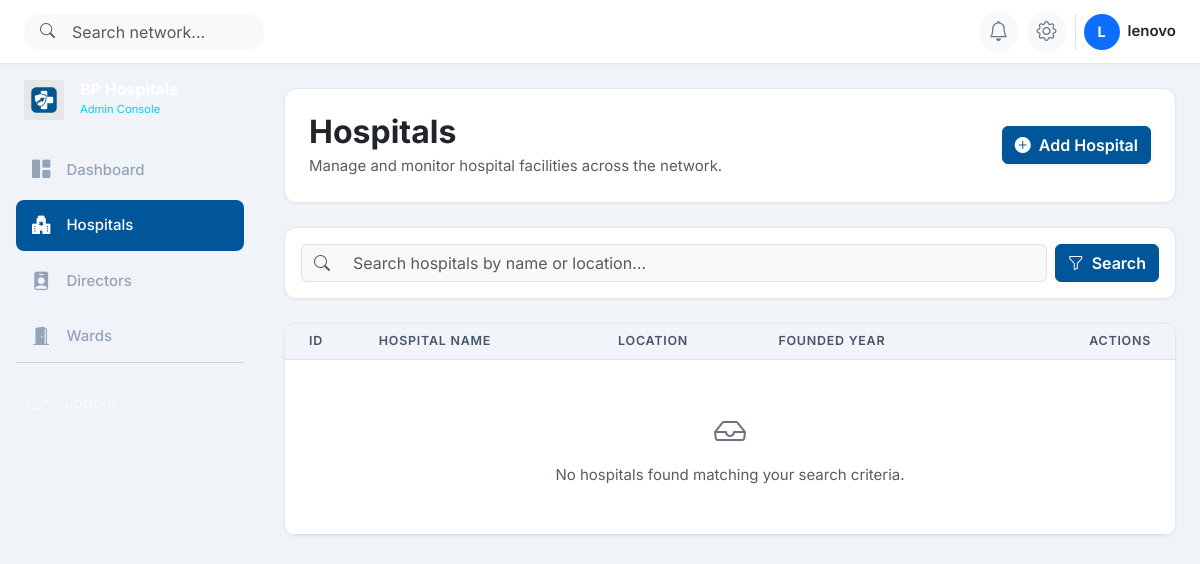
/hospitals/ (signed in), run on an earlier commit of the app's database.
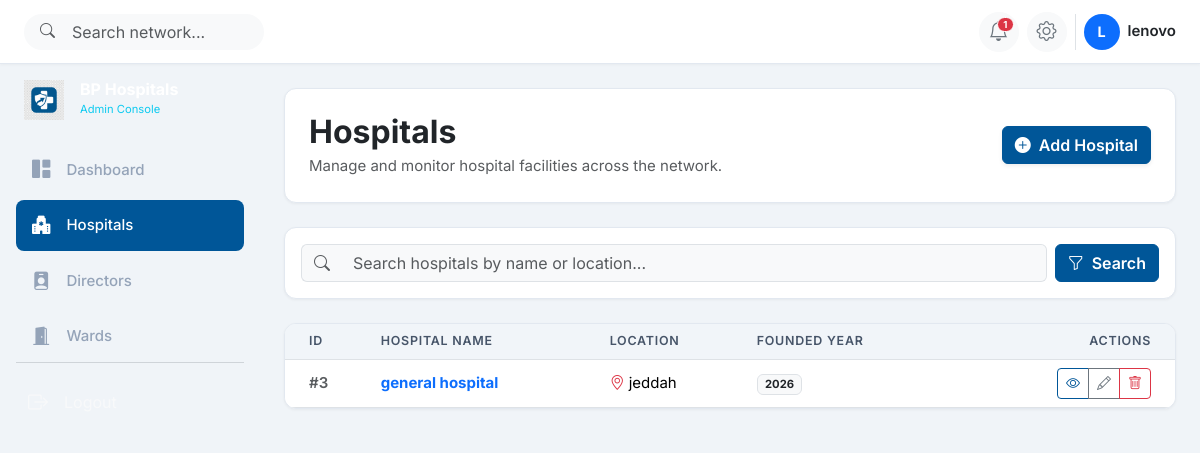
And on a later commit of the database.
### hospitals/models.py (models this page shows, shortened)
class Hospital(models.Model):
    hospital_id = models.BigAutoField(primary_key=True)
    hospital_name = models.CharField(
        max_length=200,
        unique=True,
        null=False,
        blank=False,
        verbose_name="Hospital Name",
        help_text="Unique name of the hospital facility."
    )
    location = models.CharField(
        max_length=255,
        null=False,
        blank=False,
        verbose_name="Location",
        help_text="City/Region location of the hospital."
    )
    founded_year = models.IntegerField(
        null=False,
        blank=False,
        validators=[
            MinValueValidator(1800, message="Founded year cannot be before 1800."),
            MaxValueValidator(current_year(), message="Founded year cannot be in the future.")
        ],
        verbose_name="Founded Year",
        help_text="Year the hospital was established (between 1800 and present)."
    )
    created_at = models.DateTimeField(default=timezone.now, verbose_name="Created At")
    updated_at = models.DateTimeField(auto_now=True, verbose_name="Updated At")
    class Meta:
        verbose_name = "Hospital"
        verbose_name_plural = "Hospitals"
        ordering = ['-updated_at', 'hospital_name']
        constraints = [
            CheckConstraint(
                condition=Q(founded_year__gte=1800) & Q(founded_year__lte=datetime.date.today().year),
                name="check_founded_year_valid"
            )
        ]

### hospitals/views.py (the view)
# urls.py: path('', HospitalListView.as_view(), name='hospital_list'),
class HospitalListView(LoginRequiredMixin, ListView):
    model = Hospital
    template_name = 'hospitals/hospital_list.html'
    context_object_name = 'hospitals'
    paginate_by = 5
    def get_queryset(self):
        queryset = super().get_queryset()
        query = self.request.GET.get('q')
        if query:
            queryset = queryset.filter(
                Q(hospital_name__icontains=query) | Q(location__icontains=query)
            )
        return queryset
    def get_context_data(self, **kwargs):
        context = super().get_context_data(**kwargs)
        context['search_query'] = self.request.GET.get('q', '')
        return context

### hospitals/templates/hospitals/hospital_list.html (shortened to what this page needs)
{% extends 'base.html' %}
{% block search_action %}{% url 'hospital_list' %}{% endblock %}
{% block content %}
<div class="card bp-card mb-4">
    <div class="card-body p-4 d-flex flex-column flex-sm-row justify-content-between align-items-sm-center gap-3">
        <div>
            <h2 class="fw-bold text-dark mb-1">Hospitals</h2>
            <p class="text-muted mb-0">Manage and monitor hospital facilities across the network.</p>
        </div>
        <a href="{% url 'hospital_create' %}" class="btn btn-primary d-inline-flex align-items-center gap-2 shadow-sm fw-semibold">
            <i class="bi bi-plus-circle-fill"></i> Add Hospital
        </a>
    </div>
</div>
<div class="card bp-card mb-4">
    <div class="card-body p-3">
        <form action="{% url 'hospital_list' %}" method="get" class="row g-2 align-items-center">
            <div class="col-12 col-md">
                <div class="input-group">
                    <span class="input-group-text bg-light border-end-0"><i class="bi bi-search text-muted"></i></span>
                    <input type="text" name="q" value="{{ search_query }}" placeholder="Search hospitals by name or location..." class="form-control bg-light border-start-0" />
                </div>
            </div>
            <div class="col-auto">
                <button type="submit" class="btn btn-primary fw-semibold">
                    <i class="bi bi-funnel me-1"></i> Search
                </button>
            </div>
        </form>
    </div>
</div>
<div class="card bp-card overflow-hidden">
    <div class="table-responsive">
        <table class="table table-hover align-middle mb-0">
            <thead>
                <tr>
                    <th class="ps-4">ID</th>
                    <th>Hospital Name</th>
                    <th>Location</th>
                    <th>Founded Year</th>
                    <th class="text-end pe-4">Actions</th>
                </tr>
            </thead>
            <tbody>
                {% if hospitals %}
                    {% for hospital in hospitals %}
                        <tr>
                            <td class="ps-4 fw-semibold text-muted">#{{ hospital.hospital_id }}</td>
                            <td>
                                <a href="{% url 'hospital_detail' hospital.pk %}" class="fw-bold text-primary text-decoration-none">
                                    {{ hospital.hospital_name }}
                                </a>
                            </td>
                            <td><i class="bi bi-geo-alt text-danger me-1"></i>{{ hospital.location }}</td>
                            <td><span class="badge bg-light text-dark border">{{ hospital.founded_year }}</span></td>
                            <td class="text-end pe-4">
                                <div class="btn-group btn-group-sm" role="group">
                                    <a href="{% url 'hospital_detail' hospital.pk %}" class="btn btn-outline-primary" title="View">
                                        <i class="bi bi-eye"></i>
                                    </a>
                                    <a href="{% url 'hospital_update' hospital.pk %}" class="btn btn-outline-secondary" title="Edit">
                                        <i class="bi bi-pencil"></i>
                                    </a>
                                    <a href="{% url 'hospital_delete' hospital.pk %}" class="btn btn-outline-danger" title="Delete">
                                        <i class="bi bi-trash"></i>
                                    </a>
                                </div>
                            </td>
                        </tr>
                    {% endfor %}
                {% else %}
                    <tr>
                        <td colspan="5" class="text-center py-5 text-muted">
                            <i class="bi bi-inbox fs-2 d-block mb-2 text-secondary"></i>
                            No hospitals found matching your search criteria.
                        </td>
                    </tr>
                {% endif %}
            </tbody>
        </table>
    </div>
</div>
{% endblock %}

### templates/base.html (shortened to what the changed rows need)
{% load static %}
<!DOCTYPE html>
<html lang="en">
<head>
    <link href="https://cdn.jsdelivr.net/npm/bootstrap@5.3.3/dist/css/bootstrap.min.css" rel="stylesheet"/>
    <link href="https://cdn.jsdelivr.net/npm/bootstrap-icons@1.11.3/font/bootstrap-icons.min.css" rel="stylesheet"/>
    <link href="{% static 'css/custom.css' %}" rel="stylesheet"/>
</head>
<body>
    <header class="bp-header fixed-top d-flex align-items-center justify-content-between px-3 px-md-4">
        <div class="d-flex align-items-center gap-2">
            <div class="dropdown">
                <button class="btn btn-light rounded-circle position-relative d-flex align-items-center justify-content-center"
                        type="button"
                        id="notificationsDropdown"
                        data-bs-toggle="dropdown"
                        data-bs-auto-close="outside"
                        aria-expanded="false"
                        aria-haspopup="true"
                        title="Notifications"
                        style="width:40px;height:40px;">
                    <i class="bi bi-bell fs-5 text-secondary"></i>
                    {% if unread_notifications_count > 0 %}
                        <span class="position-absolute badge rounded-pill bg-danger border border-white"
                              style="top:4px;right:4px;font-size:0.6rem;padding:2px 5px;">
                            {{ unread_notifications_count }}
                        </span>
                    {% endif %}
                </button>
            </div>
        </div>
    </header>
    <div class="offcanvas-md offcanvas-start bp-sidebar"
         tabindex="-1"
         id="sidebarOffcanvas"
         aria-labelledby="sidebarOffcanvasLabel">
        <div class="offcanvas-body d-flex flex-column p-3">
            <div class="d-none d-md-flex align-items-center gap-3 mb-4 px-2">
                <div>
                    <h1 class="text-white fw-bold h6 mb-0 lh-1">BP Hospitals</h1>
                </div>
            </div>
        </div>
    </div>
    <main class="bp-main-content">
        <div class="container-fluid px-3 px-md-4 py-3 py-md-4">
            {% block content %}{% endblock %}
        </div>
    </main>
</body>
</html>

What changed in the data, as far as the page shows it:
added Hospital: hospital_id "3", hospital_name "general hospital", location "jeddah", founded_year "2026"
Also different on the page:
{{ unread_notifications_count }}: (not shown) → "1"
text no longer shown: "No hospitals found matching your search criteria."
